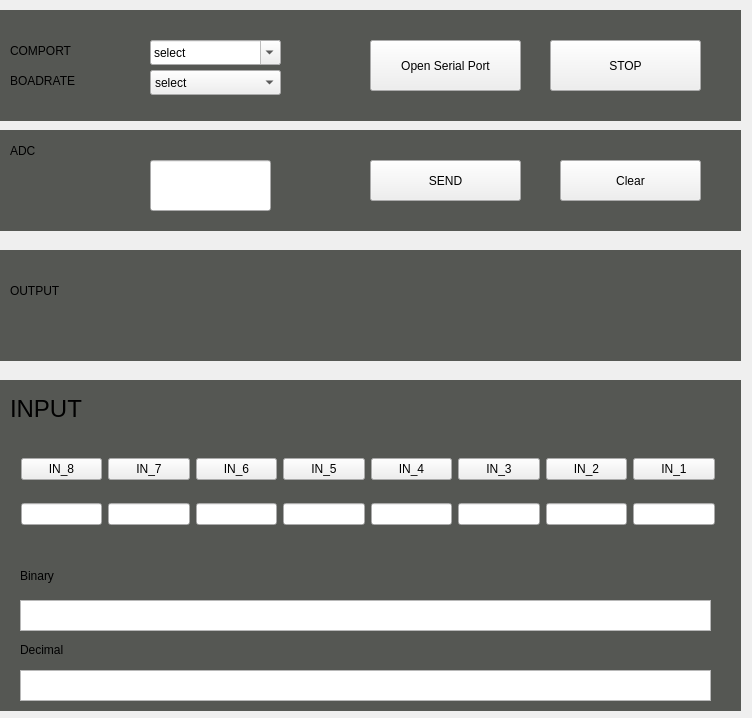
<?xml version="1.0" encoding="UTF-8"?>
<ui version="4.0">
 <class>Widget</class>
 <widget class="QWidget" name="Widget">
  <property name="geometry">
   <rect>
    <x>0</x>
    <y>0</y>
    <width>752</width>
    <height>718</height>
   </rect>
  </property>
  <property name="windowTitle">
   <string>Widget</string>
  </property>
  <property name="layoutDirection">
   <enum>Qt::LeftToRight</enum>
  </property>
  <widget class="QWidget" name="horizontalLayoutWidget">
   <property name="geometry">
    <rect>
     <x>10</x>
     <y>430</y>
     <width>716</width>
     <height>124</height>
    </rect>
   </property>
   <layout class="QHBoxLayout" name="horizontalLayout">
    <item>
     <layout class="QVBoxLayout" name="verticalLayout_2">
      <item>
       <widget class="QPushButton" name="IN_8">
        <property name="text">
         <string>IN_8</string>
        </property>
        <property name="checkable">
         <bool>true</bool>
        </property>
        <property name="checked">
         <bool>false</bool>
        </property>
       </widget>
      </item>
      <item>
       <widget class="QLineEdit" name="lineEdit_8"/>
      </item>
     </layout>
    </item>
    <item>
     <layout class="QVBoxLayout" name="verticalLayout">
      <item>
       <widget class="QPushButton" name="IN_7">
        <property name="text">
         <string>IN_7</string>
        </property>
        <property name="checkable">
         <bool>true</bool>
        </property>
       </widget>
      </item>
      <item>
       <widget class="QLineEdit" name="lineEdit_7"/>
      </item>
     </layout>
    </item>
    <item>
     <layout class="QVBoxLayout" name="verticalLayout_3">
      <item>
       <widget class="QPushButton" name="IN_6">
        <property name="text">
         <string>IN_6</string>
        </property>
        <property name="checkable">
         <bool>true</bool>
        </property>
       </widget>
      </item>
      <item>
       <widget class="QLineEdit" name="lineEdit_6"/>
      </item>
     </layout>
    </item>
    <item>
     <layout class="QVBoxLayout" name="verticalLayout_4">
      <item>
       <widget class="QPushButton" name="IN_5">
        <property name="text">
         <string>IN_5</string>
        </property>
        <property name="checkable">
         <bool>true</bool>
        </property>
       </widget>
      </item>
      <item>
       <widget class="QLineEdit" name="lineEdit_5"/>
      </item>
     </layout>
    </item>
    <item>
     <layout class="QVBoxLayout" name="verticalLayout_5">
      <item>
       <widget class="QPushButton" name="IN_4">
        <property name="text">
         <string>IN_4</string>
        </property>
        <property name="checkable">
         <bool>true</bool>
        </property>
       </widget>
      </item>
      <item>
       <widget class="QLineEdit" name="lineEdit_4"/>
      </item>
     </layout>
    </item>
    <item>
     <layout class="QVBoxLayout" name="verticalLayout_8">
      <item>
       <widget class="QPushButton" name="IN_3">
        <property name="text">
         <string>IN_3</string>
        </property>
        <property name="checkable">
         <bool>true</bool>
        </property>
       </widget>
      </item>
      <item>
       <widget class="QLineEdit" name="lineEdit_3"/>
      </item>
     </layout>
    </item>
    <item>
     <layout class="QVBoxLayout" name="verticalLayout_7">
      <item>
       <widget class="QPushButton" name="IN_2">
        <property name="text">
         <string>IN_2</string>
        </property>
        <property name="checkable">
         <bool>true</bool>
        </property>
       </widget>
      </item>
      <item>
       <widget class="QLineEdit" name="lineEdit_2"/>
      </item>
     </layout>
    </item>
    <item>
     <layout class="QVBoxLayout" name="verticalLayout_6">
      <item>
       <widget class="QPushButton" name="IN_1">
        <property name="text">
         <string>IN_1</string>
        </property>
        <property name="checkable">
         <bool>true</bool>
        </property>
       </widget>
      </item>
      <item>
       <widget class="QLineEdit" name="lineEdit"/>
      </item>
     </layout>
    </item>
   </layout>
  </widget>
  <widget class="QLabel" name="label">
   <property name="geometry">
    <rect>
     <x>0</x>
     <y>380</y>
     <width>741</width>
     <height>331</height>
    </rect>
   </property>
   <property name="styleSheet">
    <string notr="true">background-color: rgb(85, 87, 83);</string>
   </property>
   <property name="text">
    <string/>
   </property>
  </widget>
  <widget class="QPushButton" name="INPUT_SEND_BUTTEN">
   <property name="geometry">
    <rect>
     <x>370</x>
     <y>160</y>
     <width>151</width>
     <height>41</height>
    </rect>
   </property>
   <property name="text">
    <string>SEND</string>
   </property>
  </widget>
  <widget class="QTextEdit" name="INPUT_SEND">
   <property name="geometry">
    <rect>
     <x>20</x>
     <y>600</y>
     <width>691</width>
     <height>31</height>
    </rect>
   </property>
  </widget>
  <widget class="QTextEdit" name="INPUT_SEND_CHECK">
   <property name="geometry">
    <rect>
     <x>20</x>
     <y>670</y>
     <width>691</width>
     <height>31</height>
    </rect>
   </property>
  </widget>
  <widget class="QLabel" name="label_3">
   <property name="geometry">
    <rect>
     <x>0</x>
     <y>250</y>
     <width>741</width>
     <height>111</height>
    </rect>
   </property>
   <property name="styleSheet">
    <string notr="true">background-color: rgb(85, 87, 83);</string>
   </property>
   <property name="text">
    <string/>
   </property>
  </widget>
  <widget class="QWidget" name="horizontalLayoutWidget_3">
   <property name="geometry">
    <rect>
     <x>10</x>
     <y>320</y>
     <width>701</width>
     <height>21</height>
    </rect>
   </property>
   <layout class="QHBoxLayout" name="horizontalLayout_5">
    <item>
     <widget class="QFrame" name="LED_8">
      <property name="enabled">
       <bool>true</bool>
      </property>
      <property name="styleSheet">
       <string notr="true">background-color: rgb(204, 0, 0);</string>
      </property>
      <property name="frameShape">
       <enum>QFrame::StyledPanel</enum>
      </property>
      <property name="frameShadow">
       <enum>QFrame::Raised</enum>
      </property>
     </widget>
    </item>
    <item>
     <widget class="QFrame" name="LED_7">
      <property name="styleSheet">
       <string notr="true">background-color: rgb(204, 0, 0);</string>
      </property>
      <property name="frameShape">
       <enum>QFrame::StyledPanel</enum>
      </property>
      <property name="frameShadow">
       <enum>QFrame::Raised</enum>
      </property>
     </widget>
    </item>
    <item>
     <widget class="QFrame" name="LED_6">
      <property name="styleSheet">
       <string notr="true">background-color: rgb(204, 0, 0);</string>
      </property>
      <property name="frameShape">
       <enum>QFrame::StyledPanel</enum>
      </property>
      <property name="frameShadow">
       <enum>QFrame::Raised</enum>
      </property>
     </widget>
    </item>
    <item>
     <widget class="QFrame" name="LED_5">
      <property name="styleSheet">
       <string notr="true">background-color: rgb(204, 0, 0);</string>
      </property>
      <property name="frameShape">
       <enum>QFrame::StyledPanel</enum>
      </property>
      <property name="frameShadow">
       <enum>QFrame::Raised</enum>
      </property>
     </widget>
    </item>
    <item>
     <widget class="QFrame" name="LED_4">
      <property name="styleSheet">
       <string notr="true">background-color: rgb(204, 0, 0);</string>
      </property>
      <property name="frameShape">
       <enum>QFrame::StyledPanel</enum>
      </property>
      <property name="frameShadow">
       <enum>QFrame::Raised</enum>
      </property>
     </widget>
    </item>
    <item>
     <widget class="QFrame" name="LED_3">
      <property name="styleSheet">
       <string notr="true">background-color: rgb(204, 0, 0);</string>
      </property>
      <property name="frameShape">
       <enum>QFrame::StyledPanel</enum>
      </property>
      <property name="frameShadow">
       <enum>QFrame::Raised</enum>
      </property>
     </widget>
    </item>
    <item>
     <widget class="QFrame" name="LED_2">
      <property name="styleSheet">
       <string notr="true">background-color: rgb(204, 0, 0);</string>
      </property>
      <property name="frameShape">
       <enum>QFrame::StyledPanel</enum>
      </property>
      <property name="frameShadow">
       <enum>QFrame::Raised</enum>
      </property>
     </widget>
    </item>
    <item>
     <widget class="QFrame" name="LED_1">
      <property name="styleSheet">
       <string notr="true">background-color: rgb(204, 0, 0);</string>
      </property>
      <property name="frameShape">
       <enum>QFrame::StyledPanel</enum>
      </property>
      <property name="frameShadow">
       <enum>QFrame::Raised</enum>
      </property>
     </widget>
    </item>
   </layout>
  </widget>
  <widget class="QComboBox" name="comboBox">
   <property name="geometry">
    <rect>
     <x>100</x>
     <y>50</y>
     <width>86</width>
     <height>25</height>
    </rect>
   </property>
  </widget>
  <widget class="QLabel" name="label_5">
   <property name="geometry">
    <rect>
     <x>0</x>
     <y>10</y>
     <width>741</width>
     <height>111</height>
    </rect>
   </property>
   <property name="styleSheet">
    <string notr="true">background-color: rgb(85, 87, 83);</string>
   </property>
   <property name="text">
    <string/>
   </property>
  </widget>
  <widget class="QLabel" name="label_6">
   <property name="geometry">
    <rect>
     <x>10</x>
     <y>40</y>
     <width>121</width>
     <height>21</height>
    </rect>
   </property>
   <property name="styleSheet">
    <string notr="true">font: 57 18pt &quot;Ubuntu&quot;;</string>
   </property>
   <property name="text">
    <string>COMPORT</string>
   </property>
  </widget>
  <widget class="QLabel" name="label_7">
   <property name="geometry">
    <rect>
     <x>10</x>
     <y>70</y>
     <width>121</width>
     <height>21</height>
    </rect>
   </property>
   <property name="styleSheet">
    <string notr="true">font: 57 18pt &quot;Ubuntu&quot;;</string>
   </property>
   <property name="text">
    <string>BOADRATE</string>
   </property>
  </widget>
  <widget class="QComboBox" name="comboBox_2">
   <property name="geometry">
    <rect>
     <x>150</x>
     <y>40</y>
     <width>131</width>
     <height>25</height>
    </rect>
   </property>
   <property name="editable">
    <bool>true</bool>
   </property>
   <item>
    <property name="text">
     <string>select</string>
    </property>
   </item>
   <item>
    <property name="text">
     <string>1</string>
    </property>
   </item>
   <item>
    <property name="text">
     <string>2</string>
    </property>
   </item>
   <item>
    <property name="text">
     <string>3</string>
    </property>
   </item>
   <item>
    <property name="text">
     <string>4</string>
    </property>
   </item>
   <item>
    <property name="text">
     <string>5</string>
    </property>
   </item>
   <item>
    <property name="text">
     <string>6</string>
    </property>
   </item>
   <item>
    <property name="text">
     <string>7</string>
    </property>
   </item>
   <item>
    <property name="text">
     <string>8</string>
    </property>
   </item>
   <item>
    <property name="text">
     <string>9</string>
    </property>
   </item>
   <item>
    <property name="text">
     <string>10</string>
    </property>
   </item>
  </widget>
  <widget class="QComboBox" name="comboBox_3">
   <property name="geometry">
    <rect>
     <x>150</x>
     <y>70</y>
     <width>131</width>
     <height>25</height>
    </rect>
   </property>
   <item>
    <property name="text">
     <string>select</string>
    </property>
   </item>
   <item>
    <property name="text">
     <string>1200</string>
    </property>
   </item>
   <item>
    <property name="text">
     <string>2400</string>
    </property>
   </item>
   <item>
    <property name="text">
     <string>4800</string>
    </property>
   </item>
   <item>
    <property name="text">
     <string>9600</string>
    </property>
   </item>
   <item>
    <property name="text">
     <string>14400</string>
    </property>
   </item>
   <item>
    <property name="text">
     <string>19200</string>
    </property>
   </item>
   <item>
    <property name="text">
     <string>38400</string>
    </property>
   </item>
   <item>
    <property name="text">
     <string>57600</string>
    </property>
   </item>
   <item>
    <property name="text">
     <string>115200</string>
    </property>
   </item>
   <item>
    <property name="text">
     <string>230400</string>
    </property>
   </item>
  </widget>
  <widget class="QPushButton" name="pushButton_2">
   <property name="geometry">
    <rect>
     <x>370</x>
     <y>40</y>
     <width>151</width>
     <height>51</height>
    </rect>
   </property>
   <property name="text">
    <string>Open Serial Port</string>
   </property>
   <property name="checkable">
    <bool>true</bool>
   </property>
  </widget>
  <widget class="QPushButton" name="pushButton_3">
   <property name="geometry">
    <rect>
     <x>550</x>
     <y>40</y>
     <width>151</width>
     <height>51</height>
    </rect>
   </property>
   <property name="text">
    <string>STOP</string>
   </property>
  </widget>
  <widget class="QLabel" name="label_4">
   <property name="geometry">
    <rect>
     <x>0</x>
     <y>130</y>
     <width>741</width>
     <height>101</height>
    </rect>
   </property>
   <property name="styleSheet">
    <string notr="true">background-color: rgb(85, 87, 83);</string>
   </property>
   <property name="text">
    <string/>
   </property>
  </widget>
  <widget class="QPushButton" name="pushButton_5">
   <property name="geometry">
    <rect>
     <x>560</x>
     <y>160</y>
     <width>141</width>
     <height>41</height>
    </rect>
   </property>
   <property name="text">
    <string>Clear</string>
   </property>
   <property name="checkable">
    <bool>true</bool>
   </property>
  </widget>
  <widget class="QLineEdit" name="ADC">
   <property name="geometry">
    <rect>
     <x>150</x>
     <y>160</y>
     <width>121</width>
     <height>51</height>
    </rect>
   </property>
  </widget>
  <widget class="QLabel" name="label_8">
   <property name="geometry">
    <rect>
     <x>10</x>
     <y>140</y>
     <width>121</width>
     <height>21</height>
    </rect>
   </property>
   <property name="styleSheet">
    <string notr="true">font: 57 18pt &quot;Ubuntu&quot;;</string>
   </property>
   <property name="text">
    <string>ADC</string>
   </property>
  </widget>
  <widget class="QLabel" name="label_9">
   <property name="geometry">
    <rect>
     <x>10</x>
     <y>280</y>
     <width>121</width>
     <height>21</height>
    </rect>
   </property>
   <property name="styleSheet">
    <string notr="true">font: 57 18pt &quot;Ubuntu&quot;;</string>
   </property>
   <property name="text">
    <string>OUTPUT</string>
   </property>
  </widget>
  <widget class="QLabel" name="label_10">
   <property name="geometry">
    <rect>
     <x>10</x>
     <y>400</y>
     <width>121</width>
     <height>17</height>
    </rect>
   </property>
   <property name="font">
    <font>
     <family>Ubuntu</family>
     <pointsize>18</pointsize>
     <weight>7</weight>
     <italic>false</italic>
     <bold>false</bold>
    </font>
   </property>
   <property name="styleSheet">
    <string notr="true">font: 57 18pt &quot;Ubuntu&quot;;</string>
   </property>
   <property name="text">
    <string>INPUT</string>
   </property>
  </widget>
  <widget class="QLabel" name="label_11">
   <property name="geometry">
    <rect>
     <x>20</x>
     <y>560</y>
     <width>121</width>
     <height>31</height>
    </rect>
   </property>
   <property name="styleSheet">
    <string notr="true">font: 57 18pt &quot;Ubuntu&quot;;</string>
   </property>
   <property name="text">
    <string>Binary</string>
   </property>
  </widget>
  <widget class="QLabel" name="label_12">
   <property name="geometry">
    <rect>
     <x>20</x>
     <y>640</y>
     <width>121</width>
     <height>20</height>
    </rect>
   </property>
   <property name="styleSheet">
    <string notr="true">font: 57 18pt &quot;Ubuntu&quot;;</string>
   </property>
   <property name="text">
    <string>Decimal</string>
   </property>
  </widget>
  <zorder>label_4</zorder>
  <zorder>label</zorder>
  <zorder>label_3</zorder>
  <zorder>horizontalLayoutWidget</zorder>
  <zorder>INPUT_SEND_BUTTEN</zorder>
  <zorder>INPUT_SEND</zorder>
  <zorder>INPUT_SEND_CHECK</zorder>
  <zorder>horizontalLayoutWidget_3</zorder>
  <zorder>comboBox</zorder>
  <zorder>label_5</zorder>
  <zorder>label_6</zorder>
  <zorder>label_7</zorder>
  <zorder>comboBox_2</zorder>
  <zorder>comboBox_3</zorder>
  <zorder>pushButton_2</zorder>
  <zorder>pushButton_3</zorder>
  <zorder>pushButton_5</zorder>
  <zorder>ADC</zorder>
  <zorder>label_8</zorder>
  <zorder>label_9</zorder>
  <zorder>label_10</zorder>
  <zorder>label_12</zorder>
  <zorder>label_11</zorder>
 </widget>
 <layoutdefault spacing="6" margin="11"/>
 <resources/>
 <connections/>
</ui>
